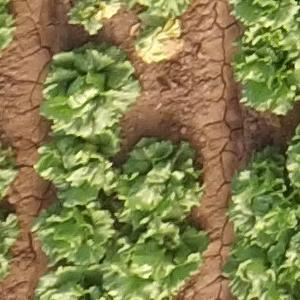
#> input picture test_image.jpg, 300 x 300 px
$ python fusarium_detection.py
#> lines starting #> are read from the running program, lines starting #| are printed output that depends on the picture; after the words box and inside, x2 and y2 are one past the last pixel; in counts of white or black regions, pixels touching at a corner belong together
# Tan intensity evaluation for fusarium detection
# Kabir Hossain
import numpy as np
import cv2
from skimage import morphology
import matplotlib.pyplot as plt

from PIL import Image


def tan_intensity_fusarium(ImageFile):
    # Define lower bound for RGB values
#> called with ImageFile = 'test_image.jpg'
    lower_bound = np.array([220, 220, 120], dtype=np.uint8)
    img = np.array(Image.open(ImageFile))
#> img is the input picture: shape (300, 300, 3); mean R, G, B 133, 128.3, 76.8
    # Mask to detect pixels with RGB values greater than the lower bound
    mask = cv2.inRange(img, lower_bound, np.array([255, 255, 255], dtype=np.uint8))
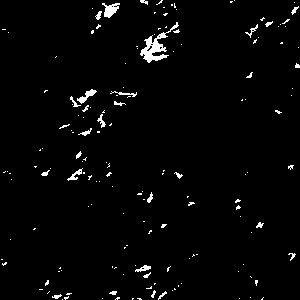
#> mask: shape (300, 300); 2.3% white; 160 white regions (133 under 20 px), largest, box (x1, y1, x2, y2) and area: (140, 22, 179, 63) 446, (102, 3, 120, 18) 150, (77, 89, 97, 104) 106

    # Perform morphological operations to merge neighboring contours
    kernel = np.ones((5, 5), np.uint8)
    dilated = cv2.dilate(mask, kernel, iterations=1)
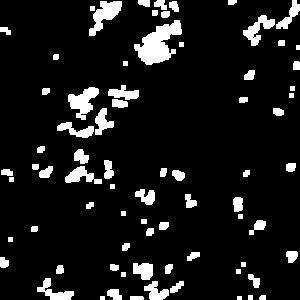
#> dilated: shape (300, 300); 9.8% white; 75 white regions, largest, box (x1, y1, x2, y2) and area: (134, 20, 182, 65) 1125, (89, 1, 122, 36) 537, (68, 87, 99, 120) 532
    eroded = cv2.erode(dilated, kernel, iterations=1)
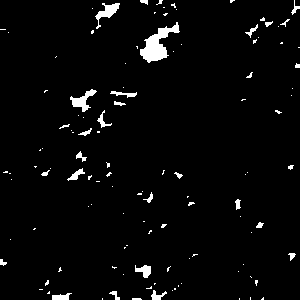
#> eroded: shape (300, 300); 3.1% white; 117 white regions (89 under 20 px)

    # Find contours and hierarchy
    contours, _ = cv2.findContours(eroded, cv2.RETR_EXTERNAL, cv2.CHAIN_APPROX_SIMPLE)
#> contours = 117 contours, 98 with area under 20; largest, box (x1, y1, x2, y2) and area: (140, 22, 180, 63) 594, (70, 89, 97, 112) 196, (95, 3, 120, 29) 184, (135, 265, 151, 278) 100, (52, 293, 72, 300) 71

    contour_names = {}
    i = 0
    avgR = []
    avgG = []
    avgB = []

    # Filter out small contours inside larger ones and handle overlapping contours
    for contour in contours:
        contour_area = cv2.contourArea(contour)
        if contour_area > 50:
            x, y, w, h = cv2.boundingRect(contour)
            is_overlapping = False
            for name, (ex, ey, ew, eh) in contour_names.items():
                # Check if contours overlap based on area similarity
                overlap_area = min((x + w, ex + ew)) - max(x, ex)
                min_area = min(w * h, ew * eh)
                overlap_ratio = overlap_area / min_area
                if overlap_ratio > 0.5:  # Adjust overlap threshold as needed
                    is_overlapping = True
                    break
            if not is_overlapping:

                cv2.rectangle(img, (x, y), (x + w, y + h), (0, 255, 0), 2)
                contour_names[i + 1] = (x, y, w, h)
                i += 1
#> this loop made 117 passes
#> (contour_area, x, y, w, h) on passes 6, 10, 25, 62, 78, 82, 84, 103, 113: (71, 52, 293, 20, 7), (56.5, 151, 290, 16, 10), (100, 135, 265, 16, 13), (66, 67, 168, 18, 13), (50.5, 97, 110, 15, 18), (55, 110, 91, 27, 7), (196.5, 70, 89, 27, 23), (594, 140, 22, 40, 41), (184, 95, 3, 25, 26)
#> contour_area on passes 7, 30, 38, 45, 48: 27.5, 23, 21, 30, 24
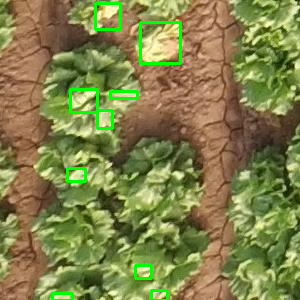
#> img: shape (300, 300, 3); 2.27% of pixels changed, all inside (x1, y1, x2, y2) = (51, 2, 182, 300)
#> after the loop, contour_names = 9 items; i = 9

    for name, (x, y, w, h) in contour_names.items():
        # Determine text position
        text_size, _ = cv2.getTextSize(str(name), cv2.FONT_HERSHEY_SIMPLEX, 0.5, 2)
        text_x = max(x + int((w - text_size[0]) / 2), 0)
        text_y = max(y - 10, text_size[1])
        # Draw contour names
        cv2.putText(img, str(name), (text_x, text_y), cv2.FONT_HERSHEY_SIMPLEX, 0.5, (0, 0, 255), 2)
#> this loop made 9 passes
#> (x, y, w, h, text_x, text_y) on passes 1 to 9: (52, 293, 20, 7, 56, 283), (151, 290, 16, 10, 153, 280), (135, 265, 16, 13, 137, 255), (67, 168, 18, 13, 70, 158), (97, 110, 15, 18, 98, 100), (110, 91, 27, 7, 117, 81), (70, 89, 27, 23, 77, 79), (140, 22, 40, 41, 154, 12), (95, 3, 25, 26, 101, 12)
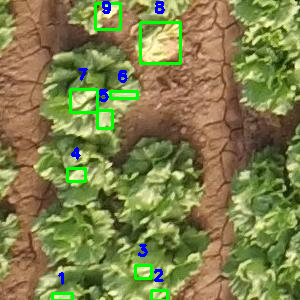
#> img: shape (300, 300, 3); 0.77% of pixels changed, all inside (x1, y1, x2, y2) = (58, 1, 165, 285)

    # Display the image with rectangles
    plt.imshow(img, cmap='gray')
    plt.show()


ImageFile = "test_image.jpg"

# Detect fusarium by a boundary box
tan_intensity_fusarium(ImageFile)
